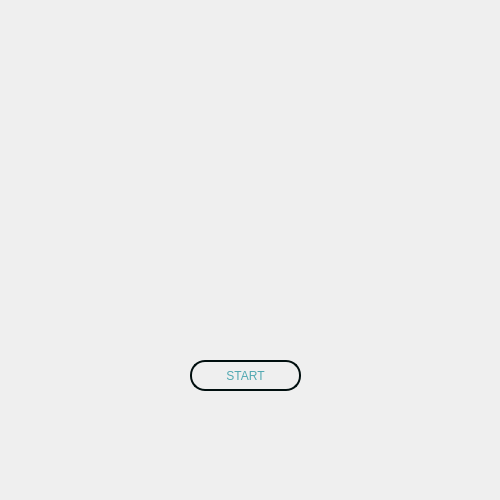
<?xml version="1.0" encoding="UTF-8"?>
<ui version="4.0">
 <class>main</class>
 <widget class="QDialog" name="main">
  <property name="geometry">
   <rect>
    <x>0</x>
    <y>0</y>
    <width>500</width>
    <height>500</height>
   </rect>
  </property>
  <property name="minimumSize">
   <size>
    <width>500</width>
    <height>500</height>
   </size>
  </property>
  <property name="maximumSize">
   <size>
    <width>500</width>
    <height>500</height>
   </size>
  </property>
  <property name="windowTitle">
   <string>Identific.ai</string>
  </property>
  <property name="styleSheet">
   <string notr="true">background-image: url(:/main/main.png);</string>
  </property>
  <widget class="QPushButton" name="start_button">
   <property name="geometry">
    <rect>
     <x>190</x>
     <y>360</y>
     <width>111</width>
     <height>31</height>
    </rect>
   </property>
   <property name="styleSheet">
    <string notr="true">QPushButton{
	background-image: url(:/main/button.png);
	border: 2px solid rgb(1, 15, 15);
	font: 75 14pt &quot;MS Shell Dlg 2&quot;;
	color: rgb(81, 168, 177);
	
	border-radius: 15px;

}

QPushButton:hover{
	
	background-image: url(:/main/button_hover.png);
	font: 75 14pt &quot;MS Shell Dlg 2&quot;;
	color: rgb(81, 168, 177);
	border: 2px solid rgb(1, 15, 15);
	border-radius: 15px;

}

QPushButton:pressed{
	
	
	background-image: url(:/main/button_pressed.png);
	background-color: rgb(17, 86, 92);
	font: 75 14pt &quot;MS Shell Dlg 2&quot;;
	color: rgb(81, 168, 177);
	border: 2px solid rgb(1, 15, 15);
	border-radius: 15px;

}</string>
   </property>
   <property name="text">
    <string>START</string>
   </property>
  </widget>
 </widget>
 <resources>
  <include location="../gui_images/file_rc.qrc"/>
 </resources>
 <connections/>
</ui>
